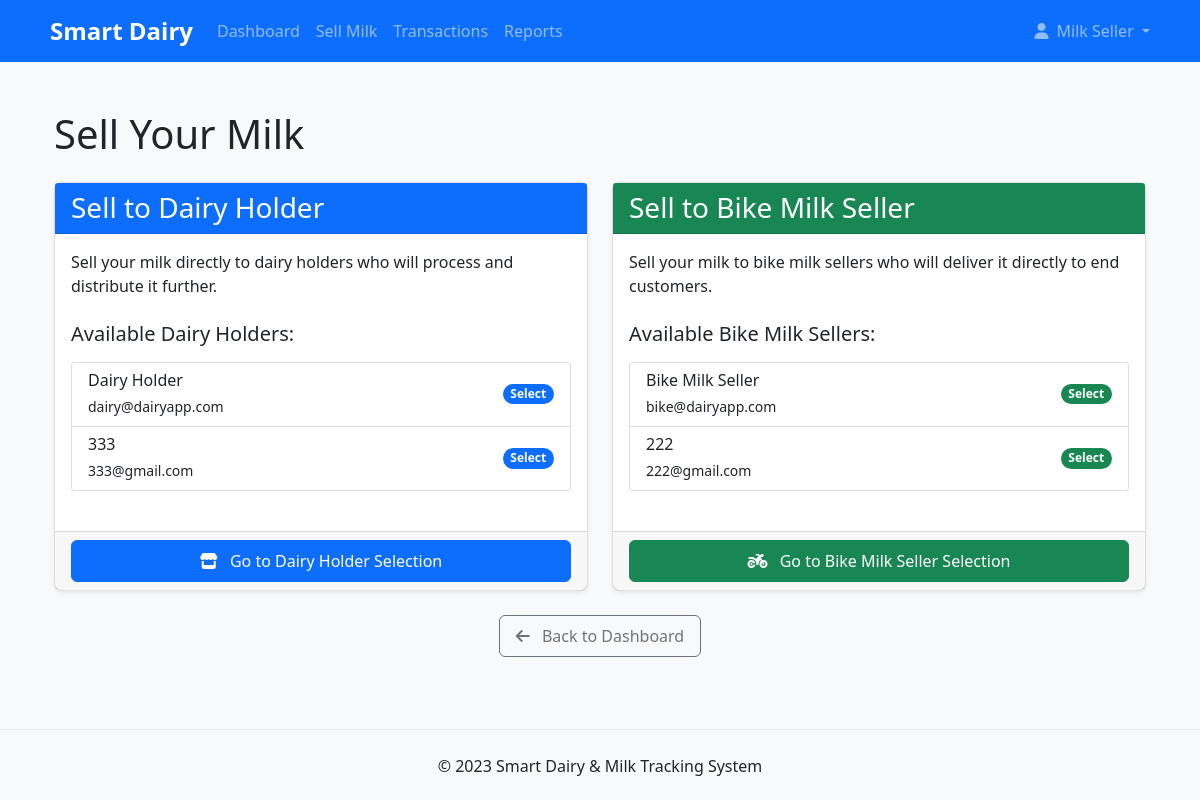
Screenshot of /milk-seller/sell_milk (signed in) with the database file from the repository.
### app/models/user.py (models this page shows, shortened)
class User(UserMixin, db.Model):
    id = db.Column(db.Integer, primary_key=True)
    name = db.Column(db.String(100), nullable=False)
    email = db.Column(db.String(100), unique=True, nullable=False)
    password = db.Column(db.String(100), nullable=False)
    role = db.Column(db.String(20), nullable=False)
    phone = db.Column(db.String(15))
    address = db.Column(db.Text)
    created_at = db.Column(db.DateTime, default=datetime.utcnow)
    milk_transactions_as_seller = db.relationship(
        'MilkTransaction',
        foreign_keys='MilkTransaction.seller_id',
        backref='seller',
        lazy=True
    )
    milk_transactions_as_buyer = db.relationship(
        'MilkTransaction',
        foreign_keys='MilkTransaction.buyer_id',
        backref='buyer',
        lazy=True
    )
    delivery_transactions = db.relationship(
        'DeliveryTransaction',
        foreign_keys='DeliveryTransaction.bike_seller_id',
        backref='bike_seller',
        lazy=True
    )
    dairy_stocks = db.relationship(
        'DairyStock',
        foreign_keys='DairyStock.dairy_holder_id',
        backref='dairy_holder',
        lazy=True
    )
    purchase_transactions = db.relationship(
        'PurchaseTransaction',
        foreign_keys='PurchaseTransaction.buyer_id',
        backref='buyer',
        lazy=True
    )
    inventory_items = db.relationship(
        'Inventory',
        foreign_keys='Inventory.user_id',
        backref='owner',
        lazy=True
    )
    def is_milk_seller(self):
        return self.role == UserRole.MILK_SELLER or self.role == 'multi_role'

### app/routes/milk_seller.py (the view)
@milk_seller.route('/sell_milk')
@role_required
def sell_milk():
    dairy_holders = User.query.filter_by(role=UserRole.DAIRY_HOLDER).all()
    bike_milk_sellers = User.query.filter_by(role=UserRole.BIKE_MILK_SELLER).all()
    return render_template('milk_seller/sell_milk.html',
                          dairy_holders=dairy_holders,
                          bike_milk_sellers=bike_milk_sellers)

### app/routes/milk_seller.py (called while the page is built)
def role_required(view_function):
    @wraps(view_function)
    def decorated_function(*args, **kwargs):
        if not current_user.is_authenticated:
            return redirect(url_for('auth.login'))
        if not current_user.is_milk_seller():
            flash('You must be a milk seller to access this page.', 'warning')
            return redirect(url_for('main.role_selection'))
        return view_function(*args, **kwargs)
    return decorated_function

### app/templates/milk_seller/sell_milk.html (shortened to what this page needs)
{% extends 'base.html' %}
{% block content %}
<div class="container py-4">
    <h1 class="mb-4">Sell Your Milk</h1>
    <div class="row mb-4">
        <div class="col-lg-6">
            <div class="card h-100">
                <div class="card-header bg-primary text-white">
                    <h3 class="card-title mb-0">Sell to Dairy Holder</h3>
                </div>
                <div class="card-body">
                    <p class="card-text">Sell your milk directly to dairy holders who will process and distribute it further.</p>
                    <h5 class="mt-4 mb-3">Available Dairy Holders:</h5>
                    {% if dairy_holders %}
                        <div class="list-group">
                            {% for dairy in dairy_holders %}
                                <a href="{{ url_for('milk_seller.sell_to_dairy', dairy_holder_id=dairy.id) }}"
                                   class="list-group-item list-group-item-action d-flex justify-content-between align-items-center">
                                    <div>
                                        <h6 class="mb-1">{{ dairy.name }}</h6>
                                        <small>{{ dairy.email }}</small>
                                    </div>
                                    <span class="badge bg-primary rounded-pill">Select</span>
                                </a>
                            {% endfor %}
                        </div>
                    {% else %}
                        <div class="alert alert-info">
                            No dairy holders available at the moment.
                        </div>
                    {% endif %}
                </div>
                <div class="card-footer">
                    <a href="{{ url_for('milk_seller.sell_to_dairy') }}" class="btn btn-primary w-100">
                        <i class="fas fa-store me-2"></i> Go to Dairy Holder Selection
                    </a>
                </div>
            </div>
        </div>
        <div class="col-lg-6">
            <div class="card h-100">
                <div class="card-header bg-success text-white">
                    <h3 class="card-title mb-0">Sell to Bike Milk Seller</h3>
                </div>
                <div class="card-body">
                    <p class="card-text">Sell your milk to bike milk sellers who will deliver it directly to end customers.</p>
                    <h5 class="mt-4 mb-3">Available Bike Milk Sellers:</h5>
                    {% if bike_milk_sellers %}
                        <div class="list-group">
                            {% for seller in bike_milk_sellers %}
                                <a href="{{ url_for('milk_seller.sell_to_bike_seller', bike_seller_id=seller.id) }}"
                                   class="list-group-item list-group-item-action d-flex justify-content-between align-items-center">
                                    <div>
                                        <h6 class="mb-1">{{ seller.name }}</h6>
                                        <small>{{ seller.email }}</small>
                                    </div>
                                    <span class="badge bg-success rounded-pill">Select</span>
                                </a>
                            {% endfor %}
                        </div>
                    {% else %}
                        <div class="alert alert-info">
                            No bike milk sellers available at the moment.
                        </div>
                    {% endif %}
                </div>
                <div class="card-footer">
                    <a href="{{ url_for('milk_seller.sell_to_bike_seller') }}" class="btn btn-success w-100">
                        <i class="fas fa-motorcycle me-2"></i> Go to Bike Milk Seller Selection
                    </a>
                </div>
            </div>
        </div>
    </div>
    <div class="text-center mt-4">
        <a href="{{ url_for('milk_seller.dashboard') }}" class="btn btn-outline-secondary">
            <i class="fas fa-arrow-left me-2"></i> Back to Dashboard
        </a>
    </div>
</div>
{% endblock %}

### app/templates/base.html (shortened to what this page needs)
<!DOCTYPE html>
<html lang="en">
<head>
    <link href="https://cdn.jsdelivr.net/npm/bootstrap@5.1.3/dist/css/bootstrap.min.css" rel="stylesheet">
    <link rel="stylesheet" href="https://cdnjs.cloudflare.com/ajax/libs/font-awesome/6.0.0-beta3/css/all.min.css">
    <link rel="stylesheet" href="{{ url_for('static', filename='css/style.css') }}">
</head>
<body>
    <nav class="navbar navbar-expand-lg navbar-dark bg-primary">
        <div class="container">
            <a class="navbar-brand" href="{{ url_for('main.index') }}">
                Smart Dairy
            </a>
            <div class="collapse navbar-collapse" id="navbarNav">
                <ul class="navbar-nav me-auto">
                    {% if current_user.is_authenticated %}
                        {% if current_user.is_milk_seller() %}
                            <li class="nav-item">
                                <a class="nav-link" href="{{ url_for('milk_seller.dashboard') }}">Dashboard</a>
                            </li>
                            <li class="nav-item">
                                <a class="nav-link" href="{{ url_for('milk_seller.sell_milk') }}">Sell Milk</a>
                            </li>
                            <li class="nav-item">
                                <a class="nav-link" href="{{ url_for('milk_seller.transactions') }}">Transactions</a>
                            </li>
                            <li class="nav-item">
                                <a class="nav-link" href="{{ url_for('milk_seller.reports') }}">Reports</a>
                            </li>
                        {% endif %}
                    {% endif %}
                </ul>
                <ul class="navbar-nav">
                    {% if current_user.is_authenticated %}
                        <li class="nav-item dropdown">
                            <a class="nav-link dropdown-toggle" href="#" id="navbarDropdown" role="button" data-bs-toggle="dropdown">
                                <i class="fas fa-user me-1"></i> {{ current_user.name }}
                            </a>
                        </li>
                    {% endif %}
                </ul>
            </div>
        </div>
    </nav>
    <div class="container my-4">
        {% block content %}{% endblock %}
    </div>
    <footer class="bg-light py-4 mt-5">
        <div class="container text-center">
            <p class="mb-0">&copy; 2023 Smart Dairy & Milk Tracking System</p>
        </div>
    </footer>
</body>
</html>

### app/static/css/style.css (style rules this page uses)
body { background-color: #f8f9fa; font-family: 'Segoe UI', Tahoma, Geneva, Verdana, sans-serif; }
.card { border-radius: 0.5rem; box-shadow: 0 0.125rem 0.25rem rgba(0, 0, 0, 0.075); margin-bottom: 1.5rem; }
.card-header { border-top-left-radius: 0.5rem; border-top-right-radius: 0.5rem; }
.navbar-brand { font-weight: bold; font-size: 1.5rem; }
.btn { border-radius: 0.375rem; padding: 0.5rem 1rem; font-weight: 500; }
.btn-primary { background-color: #0d6efd; border-color: #0d6efd; }
footer { border-top: 1px solid #e9ecef; }
.badge.bg-success { background-color: #198754 !important; }

### rows the page displays
User: name "Milk Seller"
User: name "Dairy Holder", email "dairy@dairyapp.com"
User: name "333", email "333@gmail.com"
User: name "Bike Milk Seller", email "bike@dairyapp.com"
User: name "222", email "222@gmail.com"
